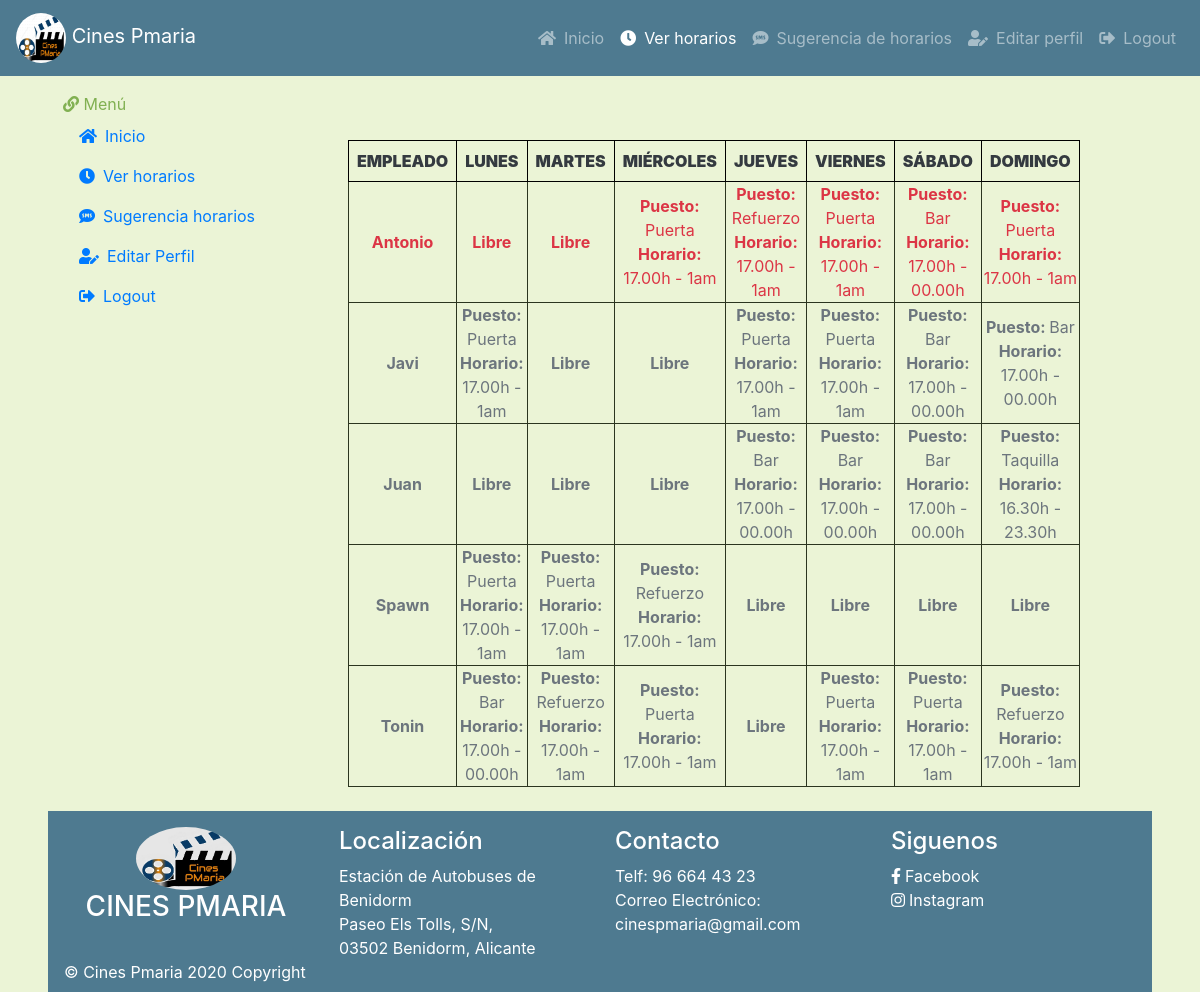
Screenshot of /vista/indexVerHor.php (signed in) with the database file from the repository.
### tables this page shows
CREATE TABLE `usuarios` (
  `usuario` varchar(25) NOT NULL,
  `contrasena` varchar(25) NOT NULL,
  `email` varchar(30) NOT NULL,
  `ROL` varchar(20) NOT NULL DEFAULT 'ROL_USER',
  `activo` int(5) NOT NULL DEFAULT 1,
  `horario` int(5) NOT NULL DEFAULT -1
);

CREATE TABLE `horarios` (
  `horario` int(5) NOT NULL,
  `lunes` varchar(15) NOT NULL DEFAULT 'Libre',
  `martes` varchar(15) NOT NULL DEFAULT 'Libre',
  `miercoles` varchar(15) NOT NULL DEFAULT 'Libre',
  `jueves` varchar(15) NOT NULL DEFAULT 'Libre',
  `viernes` varchar(15) NOT NULL DEFAULT 'Libre',
  `sabado` varchar(15) NOT NULL DEFAULT 'Libre',
  `domingo` varchar(15) NOT NULL DEFAULT 'Libre'
);

### modelo/conexion.php (called while the page is built, shortened)
<?php
  class Conexion{
    private $conexion;
    public function __construct(){
      $this->servidor = "localhost";
      $this->usuario = "root";
      $this->clave = "";
      $this->base = "cinespmaria";
      $this->conexion = new mysqli($this->servidor, $this->usuario,
      $this->clave, $this->base);
    }
    public function ejecutarConsulta( $sql){
      $contenedor = $this->conexion->query($sql);
      return $contenedor->fetch_all();
    }
  }
 ?>

### modelo/userModelo.php (called while the page is built, shortened)
<?php
  class Users {
    public static function listaEmpleados(){
      $con = new Conexion();
      $cont = $con->ejecutarConsulta("SELECT * FROM usuarios WHERE ROL LIKE 'ROL_EMP'");
      return $cont;
    }
    public static function userRol($user){
      $con = new Conexion();
      $cont = $con->ejecutarConsulta("SELECT * from usuarios WHERE usuario = '$user'");
      return $cont;
    }
  }
 ?>

### modelo/horarioModelo.php (called while the page is built, shortened)
<?php
  require_once 'conexion.php';
  class Horario {
    public static function listaHorEmp($hor){
      $con = new Conexion();
      $cont = $con->ejecutarConsulta("SELECT * FROM horarios WHERE horario = " . $hor);
      return $cont;
    }
  }
 ?>

### vista/verHorario.php (the view, shortened to what this page needs)
<?php
  require_once '../Modelo/horarioModelo.php';
  require_once '../modelo/conexion.php';
?>
    <body>
      <?php
        $empleadoActual = $_SESSION['usuario'];
      ?>
        <br/>
        <br/>
        <table style="border: 1px solid black;" width="95%">
          <tr class='text-dark'>
            <th style="border: 1px solid black;" class="p-2"><b>EMPLEADO</b></th>
            <th style="border: 1px solid black;" class="p-2"><b>LUNES</b></th>
            <th style="border: 1px solid black;" class="p-2"><b>MARTES</b></th>
            <th style="border: 1px solid black;" class="p-2"><b>MIÉRCOLES</b></th>
            <th style="border: 1px solid black;" class="p-2"><b>JUEVES</b></th>
            <th style="border: 1px solid black;" class="p-2"><b>VIERNES</b></th>
            <th style="border: 1px solid black;" class="p-2"><b>SÁBADO</b></th>
            <th style="border: 1px solid black;" class="p-2"><b>DOMINGO</b></th>
          </tr>
          <?php
           foreach (Users::listaEmpleados() as $empleados) {
             if($empleados[4] == 1){
              if($empleados[0] == $empleadoActual){
               echo "<tr class='text-danger'>";
             }else{
               echo "<tr class='text-muted'>";
         }
             echo  "<td><b>" . $empleados[0] . "</b> </td>";
            $hor = $empleados[5];
             foreach (Horario::listaHorEmp($hor) as $horarioEmp){
            echo "<td>";
            if($horarioEmp[1] == 'Libre'){
              echo "<b>Libre</b>";
            }elseif($horarioEmp[1]=='Puerta' || $horarioEmp[1]=='Refuerzo'){
              echo "<b>Puesto: </b> " . $horarioEmp[1] . "<br/><b>Horario:</b> 17.00h - 1am";
            }elseif($horarioEmp[1]=='Bar'){
              echo "<b>Puesto: </b>Bar <br/> <b>Horario:</b> 17.00h - 00.00h";
            }else{
              echo "<b>Puesto: </b>Taquilla <br/> <b>Horario:</b> 16.30h - 23.30h";
            }
            echo "</td>";
            echo "<td>";
            if($horarioEmp[2] == 'Libre'){
              echo "<b>Libre</b>";
            }elseif($horarioEmp[2]=='Puerta' || $horarioEmp[2]=='Refuerzo'){
              echo "<b>Puesto: </b> " . $horarioEmp[2] . "<br/><b>Horario:</b> 17.00h - 1am";
            }elseif($horarioEmp[2]=='Bar'){
              echo "<b>Puesto: </b>". $horarioEmp[2] . " <br/> <b>Horario:</b> 17.00h - 00.00h";
            }else{
              echo "<b>Puesto: </b>Taquilla <br/> <b>Horario:</b> 16.30h - 23.30h";
            }
            echo "</td>";
          echo "<td>";
          if($horarioEmp[3] == 'Libre'){
            echo "<b>Libre</b>";
          }elseif($horarioEmp[3]=='Puerta' || $horarioEmp[3]=='Refuerzo'){
            echo "<b>Puesto: </b> " . $horarioEmp[3] . "<br/><b>Horario:</b> 17.00h - 1am";
          }elseif($horarioEmp[3]=='Bar'){
            echo "<b>Puesto: </b>Bar <br/> <b>Horario:</b> 17.00h - 00.00h";
          }else{
            echo "<b>Puesto: </b>Taquilla <br/> <b>Horario:</b> 16.30h - 23.30h";
          }
          echo "</td>";
          echo "<td>";
          if($horarioEmp[4] == 'Libre'){
            echo "<b>Libre</b>";
          }elseif($horarioEmp[4]=='Puerta' || $horarioEmp[4]=='Refuerzo'){
            echo "<b>Puesto: </b> " . $horarioEmp[4] . "<br/><b>Horario:</b> 17.00h - 1am";
          }elseif($horarioEmp['4']=='Bar'){
            echo "<b>Puesto: </b>Bar <br/> <b>Horario:</b> 17.00h - 00.00h";
          }else{
            echo "<b>Puesto: </b>Taquilla <br/> <b>Horario:</b> 16.30h - 23.30h";
          }
          echo "</td>";
          echo "<td>";
          if($horarioEmp[5] == 'Libre'){
            echo "<b>Libre</b>";
          }elseif($horarioEmp[5]=='Puerta' || $horarioEmp[5]=='Refuerzo'){
            echo "<b>Puesto: </b> " . $horarioEmp[5] . "<br/><b>Horario:</b> 17.00h - 1am";
          }elseif($horarioEmp[5]=='Bar'){
            echo "<b>Puesto: </b>Bar <br/> <b>Horario:</b> 17.00h - 00.00h";
          }else{
            echo "<b>Puesto: </b>Taquilla <br/> <b>Horario:</b> 16.30h - 23.30h";
          }
          echo "</td>";
          echo "<td>";
          if($horarioEmp[6] == 'Libre'){
            echo "<b>Libre</b>";
          }elseif($horarioEmp[6]=='Puerta' || $horarioEmp[6]=='Refuerzo'){
            echo "<b>Puesto: </b> " . $horarioEmp[6] . "<br/><b>Horario:</b> 17.00h - 1am";
          }elseif($horarioEmp[6]=='Bar'){
            echo "<b>Puesto: </b>Bar <br/> <b>Horario:</b> 17.00h - 00.00h";
          }else{
            echo "<b>Puesto: </b>Taquilla <br/> <b>Horario:</b> 16.30h - 23.30h";
          }
          echo "</td>";
        echo "<td>";
        if($horarioEmp[7] == 'Libre'){
          echo "<b>Libre</b>";
        }elseif($horarioEmp[7]=='Puerta' || $horarioEmp[7]=='Refuerzo'){
          echo "<b>Puesto: </b> " . $horarioEmp[7] . "<br/><b>Horario:</b> 17.00h - 1am";
        }elseif($horarioEmp[7]=='Bar'){
          echo "<b>Puesto: </b>Bar <br/> <b>Horario:</b> 17.00h - 00.00h";
        }else{
          echo "<b>Puesto: </b>Taquilla <br/> <b>Horario:</b> 16.30h - 23.30h";
        }
        echo "</td>";
         ?>
  <?php
  echo "</tr>";
}
}
        }
      ?>
      </table>
        <br/>
    </body>

### css/style.css (style rules this page uses)
* { margin:0; padding: 0; }
body { background-color: #ebf4d6 ; }

### vista/verHorario.php (style rules this page uses)
table, tr, th, td { border: 1px solid #2b351f ; text-align: center; }

### rows the page displays
usuarios: usuario "Antonio"
horarios: lunes "Libre", martes "Libre", miercoles "Puerta", jueves "Refuerzo", viernes "Puerta", shows "Puesto:", sabado "Bar", domingo "Puerta"
usuarios: usuario "Javi"
horarios: lunes "Puerta", martes "Libre", miercoles "Libre", jueves "Puerta", viernes "Puerta", shows "Puesto:", sabado "Bar", domingo "Bar", shows "Horario:"
usuarios: usuario "Juan"
horarios: lunes "Libre", martes "Libre", miercoles "Libre", shows "Puesto:", jueves "Bar", viernes "Bar", shows "Horario:", sabado "Bar", domingo "Taquilla"
usuarios: usuario "Spawn"
horarios: lunes "Puerta", martes "Puerta", miercoles "Refuerzo", jueves "Libre", viernes "Libre", sabado "Libre", domingo "Libre"
usuarios: usuario "Tonin"
horarios: shows "Puesto:", lunes "Bar", martes "Refuerzo", miercoles "Puerta", jueves "Libre", viernes "Puerta", sabado "Puerta", domingo "Refuerzo"
